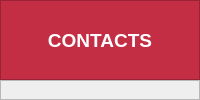
         <widget class="QWidget" name="contacts_page">
          <layout class="QVBoxLayout" name="contactsPage_layout">
           <property name="spacing">
            <number>0</number>
           </property>
           <property name="leftMargin">
            <number>0</number>
           </property>
           <property name="topMargin">
            <number>0</number>
           </property>
           <property name="rightMargin">
            <number>0</number>
           </property>
           <property name="bottomMargin">
            <number>0</number>
           </property>
           <item>
            <widget class="QFrame" name="contacts_header_frame">
             <property name="minimumSize">
              <size>
               <width>0</width>
               <height>80</height>
              </size>
             </property>
             <property name="maximumSize">
              <size>
               <width>16777215</width>
               <height>80</height>
              </size>
             </property>
             <property name="styleSheet">
              <string notr="true">background-color: rgb(196, 46, 68);
color:white;</string>
             </property>
             <property name="frameShape">
              <enum>QFrame::StyledPanel</enum>
             </property>
             <property name="frameShadow">
              <enum>QFrame::Raised</enum>
             </property>
             <layout class="QVBoxLayout" name="contactsHeaderFrame_layout">
              <property name="spacing">
               <number>0</number>
              </property>
              <property name="leftMargin">
               <number>0</number>
              </property>
              <property name="topMargin">
               <number>0</number>
              </property>
              <property name="rightMargin">
               <number>0</number>
              </property>
              <property name="bottomMargin">
               <number>0</number>
              </property>
              <item>
               <widget class="QLabel" name="contacts_title">
                <property name="font">
                 <font>
                  <pointsize>14</pointsize>
                  <weight>75</weight>
                  <bold>true</bold>
                 </font>
                </property>
                <property name="text">
                 <string>CONTACTS</string>
                </property>
                <property name="alignment">
                 <set>Qt::AlignCenter</set>
                </property>
               </widget>
              </item>
             </layout>
            </widget>
           </item>
           <item>
            <widget class="QFrame" name="contacts_body_frame">
             <property name="frameShape">
              <enum>QFrame::StyledPanel</enum>
             </property>
             <property name="frameShadow">
              <enum>QFrame::Raised</enum>
             </property>
            </widget>
           </item>
          </layout>
         </widget>
